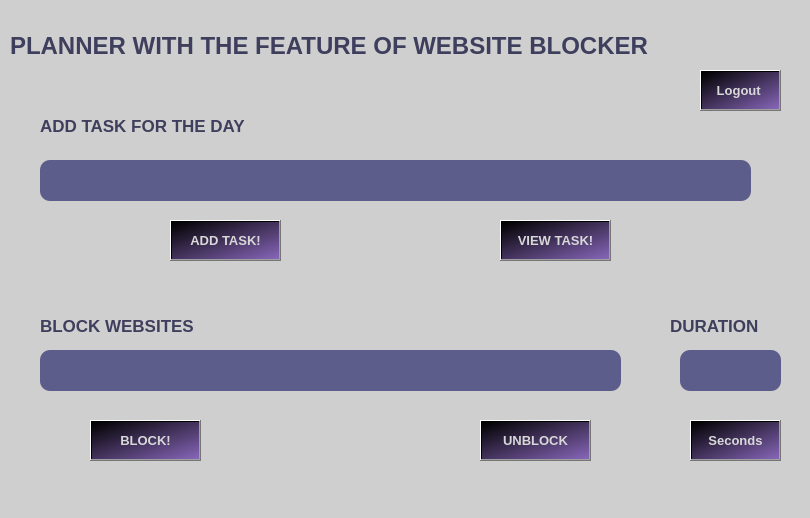
<?xml version="1.0" encoding="UTF-8"?>
<ui version="4.0">
 <class>Dialog</class>
 <widget class="QDialog" name="Dialog">
  <property name="geometry">
   <rect>
    <x>0</x>
    <y>0</y>
    <width>810</width>
    <height>518</height>
   </rect>
  </property>
  <property name="font">
   <font>
    <pointsize>9</pointsize>
   </font>
  </property>
  <property name="windowTitle">
   <string>Dialog</string>
  </property>
  <property name="styleSheet">
   <string notr="true">background-color:rgb(207,207,207);</string>
  </property>
  <widget class="QTextEdit" name="addtask">
   <property name="geometry">
    <rect>
     <x>40</x>
     <y>160</y>
     <width>711</width>
     <height>41</height>
    </rect>
   </property>
   <property name="font">
    <font>
     <pointsize>13</pointsize>
    </font>
   </property>
   <property name="styleSheet">
    <string notr="true">background-color: rgb(93,93,139);
border-radius: 10px;</string>
   </property>
  </widget>
  <widget class="QPushButton" name="clrtask">
   <property name="geometry">
    <rect>
     <x>170</x>
     <y>220</y>
     <width>111</width>
     <height>41</height>
    </rect>
   </property>
   <property name="font">
    <font>
     <pointsize>10</pointsize>
     <weight>75</weight>
     <bold>true</bold>
    </font>
   </property>
   <property name="styleSheet">
    <string notr="true">background-color: qlineargradient(spread:pad, x1:0.011, y1:0, x2:1, y2:1, stop:0 rgba(0, 0, 0, 255), stop:1 rgba(135, 102, 185, 255));
color: rgb(216, 216, 216)
</string>
   </property>
   <property name="text">
    <string>ADD TASK!</string>
   </property>
  </widget>
  <widget class="QLabel" name="label">
   <property name="geometry">
    <rect>
     <x>10</x>
     <y>10</y>
     <width>791</width>
     <height>71</height>
    </rect>
   </property>
   <property name="font">
    <font>
     <family>Segoe UI</family>
     <pointsize>18</pointsize>
     <weight>75</weight>
     <bold>true</bold>
    </font>
   </property>
   <property name="styleSheet">
    <string notr="true">background-color:rgb(207,207,207);
color:rgb(62,62,93);</string>
   </property>
   <property name="frameShape">
    <enum>QFrame::NoFrame</enum>
   </property>
   <property name="frameShadow">
    <enum>QFrame::Plain</enum>
   </property>
   <property name="lineWidth">
    <number>9</number>
   </property>
   <property name="midLineWidth">
    <number>1</number>
   </property>
   <property name="text">
    <string>PLANNER WITH THE FEATURE OF WEBSITE BLOCKER</string>
   </property>
  </widget>
  <widget class="QLabel" name="lab_addtask">
   <property name="geometry">
    <rect>
     <x>40</x>
     <y>110</y>
     <width>331</width>
     <height>31</height>
    </rect>
   </property>
   <property name="font">
    <font>
     <pointsize>13</pointsize>
     <weight>75</weight>
     <bold>true</bold>
    </font>
   </property>
   <property name="styleSheet">
    <string notr="true">color:rgb(62,62,93);</string>
   </property>
   <property name="text">
    <string>ADD TASK FOR THE DAY</string>
   </property>
  </widget>
  <widget class="QLabel" name="label_3">
   <property name="geometry">
    <rect>
     <x>40</x>
     <y>310</y>
     <width>211</width>
     <height>31</height>
    </rect>
   </property>
   <property name="font">
    <font>
     <pointsize>13</pointsize>
     <weight>75</weight>
     <bold>true</bold>
    </font>
   </property>
   <property name="styleSheet">
    <string notr="true">color:rgb(62,62,93);</string>
   </property>
   <property name="text">
    <string>BLOCK WEBSITES</string>
   </property>
  </widget>
  <widget class="QPushButton" name="block">
   <property name="geometry">
    <rect>
     <x>90</x>
     <y>420</y>
     <width>111</width>
     <height>41</height>
    </rect>
   </property>
   <property name="font">
    <font>
     <pointsize>10</pointsize>
     <weight>75</weight>
     <bold>true</bold>
    </font>
   </property>
   <property name="styleSheet">
    <string notr="true">background-color: qlineargradient(spread:pad, x1:0.011, y1:0, x2:1, y2:1, stop:0 rgba(0, 0, 0, 255), stop:1 rgba(135, 102, 185, 255));
color: rgb(216, 216, 216)
</string>
   </property>
   <property name="text">
    <string>BLOCK!</string>
   </property>
  </widget>
  <widget class="QTextEdit" name="addsite">
   <property name="geometry">
    <rect>
     <x>40</x>
     <y>350</y>
     <width>581</width>
     <height>41</height>
    </rect>
   </property>
   <property name="font">
    <font>
     <pointsize>13</pointsize>
    </font>
   </property>
   <property name="styleSheet">
    <string notr="true">background-color: rgb(93,93,139);
border-radius: 10px;</string>
   </property>
  </widget>
  <widget class="QPushButton" name="unblock">
   <property name="geometry">
    <rect>
     <x>480</x>
     <y>420</y>
     <width>111</width>
     <height>41</height>
    </rect>
   </property>
   <property name="font">
    <font>
     <pointsize>10</pointsize>
     <weight>75</weight>
     <bold>true</bold>
    </font>
   </property>
   <property name="styleSheet">
    <string notr="true">background-color: qlineargradient(spread:pad, x1:0.011, y1:0, x2:1, y2:1, stop:0 rgba(0, 0, 0, 255), stop:1 rgba(135, 102, 185, 255));
color: rgb(216, 216, 216)
</string>
   </property>
   <property name="text">
    <string>UNBLOCK</string>
   </property>
  </widget>
  <widget class="QPushButton" name="view">
   <property name="geometry">
    <rect>
     <x>500</x>
     <y>220</y>
     <width>111</width>
     <height>41</height>
    </rect>
   </property>
   <property name="font">
    <font>
     <pointsize>10</pointsize>
     <weight>75</weight>
     <bold>true</bold>
    </font>
   </property>
   <property name="styleSheet">
    <string notr="true">background-color: qlineargradient(spread:pad, x1:0.011, y1:0, x2:1, y2:1, stop:0 rgba(0, 0, 0, 255), stop:1 rgba(135, 102, 185, 255));
color: rgb(216, 216, 216)
</string>
   </property>
   <property name="text">
    <string>VIEW TASK!</string>
   </property>
  </widget>
  <widget class="QPushButton" name="logout">
   <property name="geometry">
    <rect>
     <x>700</x>
     <y>70</y>
     <width>81</width>
     <height>41</height>
    </rect>
   </property>
   <property name="font">
    <font>
     <pointsize>10</pointsize>
     <weight>75</weight>
     <bold>true</bold>
    </font>
   </property>
   <property name="styleSheet">
    <string notr="true">background-color: qlineargradient(spread:pad, x1:0.011, y1:0, x2:1, y2:1, stop:0 rgba(0, 0, 0, 255), stop:1 rgba(135, 102, 185, 255));
color: rgb(216, 216, 216)
</string>
   </property>
   <property name="text">
    <string>Logout </string>
   </property>
  </widget>
  <widget class="QPushButton" name="hrs">
   <property name="geometry">
    <rect>
     <x>690</x>
     <y>420</y>
     <width>91</width>
     <height>41</height>
    </rect>
   </property>
   <property name="font">
    <font>
     <pointsize>10</pointsize>
     <weight>75</weight>
     <bold>true</bold>
    </font>
   </property>
   <property name="styleSheet">
    <string notr="true">background-color: qlineargradient(spread:pad, x1:0.011, y1:0, x2:1, y2:1, stop:0 rgba(0, 0, 0, 255), stop:1 rgba(135, 102, 185, 255));
color: rgb(216, 216, 216)
</string>
   </property>
   <property name="text">
    <string>Seconds</string>
   </property>
  </widget>
  <widget class="QTextEdit" name="time">
   <property name="geometry">
    <rect>
     <x>680</x>
     <y>350</y>
     <width>101</width>
     <height>41</height>
    </rect>
   </property>
   <property name="font">
    <font>
     <pointsize>13</pointsize>
    </font>
   </property>
   <property name="styleSheet">
    <string notr="true">background-color: rgb(93,93,139);
border-radius: 10px;</string>
   </property>
  </widget>
  <widget class="QLabel" name="label_4">
   <property name="geometry">
    <rect>
     <x>670</x>
     <y>310</y>
     <width>191</width>
     <height>31</height>
    </rect>
   </property>
   <property name="font">
    <font>
     <pointsize>13</pointsize>
     <weight>75</weight>
     <bold>true</bold>
    </font>
   </property>
   <property name="styleSheet">
    <string notr="true">color:rgb(62,62,93);</string>
   </property>
   <property name="text">
    <string>DURATION</string>
   </property>
  </widget>
 </widget>
 <resources/>
 <connections/>
</ui>
